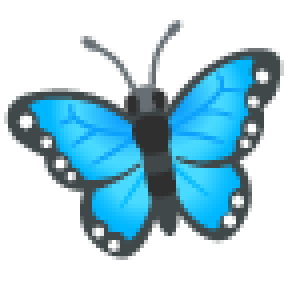
#> input picture backend/src/main/resources/sticker-assets/anim_butterfly.a7e71017.png, 72 x 72 px (shown 4 times larger)
$ python try_ai.py ../../../backend/src/main/resources/sticker-assets/anim_butterfly.a7e71017.png out
#> lines starting #> are read from the running program, lines starting #| are printed output that depends on the picture
### worker/spot-diff/spot_worker/images.py
"""이미지 입출력 — EXIF 방향, 크기 확인, 메타데이터 없는 JPEG 인코딩."""
import io

import cv2
import numpy as np
from PIL import Image, ImageOps

from . import config


# [11 lines left out: function header_size, not called in this run]


def load_oriented(data: bytes) -> np.ndarray:
    """원본 바이트 → EXIF 방향을 적용한 BGR 배열(OpenCV 형식). 메타데이터는 여기서 버려진다."""
    with Image.open(io.BytesIO(data)) as im:
        im = ImageOps.exif_transpose(im)
        rgb = np.asarray(im.convert("RGB"))
    return cv2.cvtColor(rgb, cv2.COLOR_RGB2BGR)


def fit_long_side(img: np.ndarray, long_side: int = config.LONG_SIDE) -> np.ndarray:
    """긴 변을 long_side 로 줄인다(작으면 그대로 — 키우지 않는다)."""
    h, w = img.shape[:2]
    scale = long_side / max(h, w)
    if scale >= 1:
        return img
    return cv2.resize(img, (round(w * scale), round(h * scale)), interpolation=cv2.INTER_AREA)


# [6 lines left out: function encode_jpeg, not called in this run]

### worker/spot-diff/spot_worker/faces.py
"""얼굴 보호 영역 — 얼굴에는 변형을 넣지 않는다(연인 얼굴을 바꾸는 건 게임이 아니라 실례다)."""
import cv2
import numpy as np

from . import config

_cascade = None


def _detector():
    global _cascade
    if _cascade is None:
        _cascade = cv2.CascadeClassifier(cv2.data.haarcascades + "haarcascade_frontalface_default.xml")
    return _cascade


def detect(img: np.ndarray):
    """정면 얼굴 bbox 목록 [(x, y, w, h)]. 너무 작은 것(짧은 변 4% 미만)은 얼굴로 보지 않는다 — 무늬 오탐이 많다."""
    gray = cv2.cvtColor(img, cv2.COLOR_BGR2GRAY)
    gray = cv2.equalizeHist(gray)
    min_side = max(24, int(min(img.shape[:2]) * 0.04))
    found = _detector().detectMultiScale(gray, scaleFactor=1.1, minNeighbors=5, minSize=(min_side, min_side))
    return [tuple(int(v) for v in f) for f in found]


def protect_mask(shape, boxes, expand: float = config.FACE_EXPAND) -> np.ndarray:
    """bbox 를 중심 기준 expand 배로 넓힌 영역 = 255 인 마스크."""
    h, w = shape[:2]
    mask = np.zeros((h, w), np.uint8)
    for (x, y, bw, bh) in boxes:
        cx, cy = x + bw / 2, y + bh / 2
        hw, hh = bw * expand / 2, bh * expand / 2
        x0, y0 = max(0, int(cx - hw)), max(0, int(cy - hh))
        x1, y1 = min(w, int(round(cx + hw))), min(h, int(round(cy + hh)))
        mask[y0:y1, x0:x1] = 255
    return mask

### worker/spot-diff/spot_worker/ai_edit.py
"""Gemini 이미지 편집으로 "바뀐 사진"을 받는다 — 생성기 d3 (2026-10-15, docs/spot-diff-design §9-2 안 B).

superpixel 생성기(d1)는 사물이 아니라 색 조각을 바꿔 "번진 얼룩·미세한 모양 차이"만 만들었다. 사물 단위의 자연스러운 차이
(색이 바뀐 컵, 사라진 토마토, 하나 더 생긴 쿠키)는 이미지 편집 모델이 잘 만든다. 다만 모델은 그림 전체를 미세하게 다시 그리므로
결과를 그대로 쓰지 않는다 — regions.py 가 원본과 맞춰 정렬하고 **크게 바뀐 덩어리만** 원본에 되붙인다.

키·모델은 서버(우리 이모지)와 같은 결제 키를 쓴다: GEMINI_IMAGE_API_KEY, GEMINI_IMAGE_MODEL.
해상도가 곧 단가다(1K ≈ $0.067/장, application.yml 주석) — 퍼즐은 512px 로는 너무 작아 1K.
"""
import base64

import cv2
import numpy as np
import requests

from .storage import env

API = "https://generativelanguage.googleapis.com/v1beta/models/{model}:generateContent"
DEFAULT_MODEL = "gemini-3.1-flash-image"
IMAGE_SIZE = "1K"
TIMEOUT = 150

# 바꿀 개수를 넉넉히(6~7) 시킨다 — 몇 개는 너무 작거나 얼굴 근처라 버려지므로, 그 가운데서 5개를 고른다
PROMPT = """You are making a "spot the difference" puzzle from this photo.
Edit the photo to introduce 7 separate differences. Rules:
- Each difference changes ONE distinct object. Make every change BOLD and high-contrast so it is easy to notice side by side:
  recolor the object to a strongly contrasting color (e.g. red to blue, white to black), remove the object completely,
  or add a new, clearly contrasting small object that fits the scene.
- Spread the differences across the whole picture, far apart from each other, and away from people's heads.
- Each difference should cover roughly 1% to 4% of the picture area. No tiny details, no huge areas, no long thin objects.
- Do NOT touch any person's face, hair, skin or expression. Do NOT change clothing patterns, textures or fabric. Do NOT add or remove people. Do NOT add text.
- Keep everything else exactly the same: same framing, composition, camera angle, lighting, colors, sharpness and image size. Do not crop, zoom, rotate or restyle.
Return only the edited photo."""


# 두 번째·세 번째 호출에 덧붙이는 말 — 같은 지시를 반복하면 모델이 같은 사물(가장 눈에 띄는 그릇)을 또 바꿔
# 후보가 겹친다(2026-10-15 음식 샘플). 다른 자리를 바꾸도록 방향을 돌린다.
VARIATIONS = [
    "",
    "\nThis time, leave the main objects unchanged. Instead ADD several new small, contrasting objects in empty areas"
    " (empty table, floor, wall, sky, background), and change small background items.",
    "\nThis time, do NOT change the largest or most noticeable objects. Change smaller secondary objects and details"
    " elsewhere in the picture.",
]


class AiEditFailed(Exception):
    def __init__(self, reason: str, retryable: bool = True):
        super().__init__(reason)
        self.retryable = retryable


def configured() -> bool:
    return bool(env("GEMINI_IMAGE_API_KEY"))


def edit(img: np.ndarray, attempt: int = 0) -> np.ndarray:
    """BGR 원본 → 편집된 BGR(모델이 준 크기 그대로 — 정렬은 regions.align). attempt 마다 지시를 조금 바꾼다."""
    key = env("GEMINI_IMAGE_API_KEY")
    if not key:
        raise AiEditFailed("GEMINI_IMAGE_API_KEY 없음", retryable=False)
    model = env("GEMINI_IMAGE_MODEL", DEFAULT_MODEL)
    ok, jpg = cv2.imencode(".jpg", img, [cv2.IMWRITE_JPEG_QUALITY, 92])
    if not ok:
        raise AiEditFailed("원본 인코딩 실패", retryable=False)
    body = {
        "contents": [{"parts": [
            {"inlineData": {"mimeType": "image/jpeg", "data": base64.b64encode(jpg.tobytes()).decode()}},
            {"text": PROMPT + VARIATIONS[attempt % len(VARIATIONS)]},
        ]}],
        "generationConfig": {"responseModalities": ["IMAGE"], "temperature": 0.6,
                             "imageConfig": {"imageSize": IMAGE_SIZE}},
    }
    try:
        r = requests.post(API.format(model=model), params={"key": key}, json=body, timeout=TIMEOUT)
    except requests.RequestException as e:
        raise AiEditFailed(f"요청 실패: {type(e).__name__}")
    if r.status_code != 200:
        # 키가 응답에 섞여 나오지 않게 본문 앞부분만, 상태 코드와 함께
        raise AiEditFailed(f"HTTP {r.status_code}: {r.text[:200]}", retryable=r.status_code in (429, 500, 502, 503, 504))
    root = r.json()
    block = root.get("promptFeedback", {}).get("blockReason")
    if block:
        raise AiEditFailed(f"안전 필터: {block}", retryable=False)
    for cand in root.get("candidates", []):
        for part in cand.get("content", {}).get("parts", []):
            data = part.get("inlineData", {}).get("data")
            if data:
                out = cv2.imdecode(np.frombuffer(base64.b64decode(data), np.uint8), cv2.IMREAD_COLOR)
                if out is None:
                    raise AiEditFailed("결과 이미지 디코딩 실패")
                return out
    reason = ",".join(c.get("finishReason", "?") for c in root.get("candidates", [])) or "이미지 없음"
    raise AiEditFailed(f"이미지 없는 응답({reason})", retryable=reason not in ("SAFETY", "PROHIBITED_CONTENT", "IMAGE_SAFETY"))

### worker/spot-diff/spot_worker/storage.py
"""결과 이미지를 R2 에 올린다 — 앱 업로드와 같은 버킷·같은 공개 주소(media.dubly.co.kr).

키는 {루트폴더}/spot-diff/{업로드 시각(초)}-{무작위}.jpg 다. 서버 삭제기(CloudinaryImageDeleter → R2Storage.delete)가
"루트 폴더 아래의 우리 파일"로 알아보고 지울 수 있는 모양이다(R2Urls.isOwnOriginal).
"""
import os
import secrets
import time

import boto3
from botocore.config import Config


def env(name: str, default: str = "") -> str:
    """환경 변수 — 앞뒤 공백·줄바꿈을 걷어 낸다. 운영 R2 키 값 끝에 줄바꿈이 붙어 있어 서명 헤더가 깨진 적이 있다
    (2026-10-15, botocore "Invalid header value"). 서버(R2Properties)는 이미 다듬어 쓰고 있었다."""
    return (os.environ.get(name) or "").strip() or default


# [5 lines left out: function require, not called in this run]


class R2Uploader:
    # [25 lines left out: functions __init__, put_jpeg, delete, not called in this run]

### worker/spot-diff/spot_worker/ai_generator.py
"""생성기 d3 — AI 편집(ai_edit) + 차이 고르기(regions). docs/spot-diff-design §9-2 안 B.

편집 한 번에 쓸 만한 차이가 5개 안 나오면 지시를 바꿔(ai_edit.VARIATIONS) 한 번 더 편집해 **여러 장의 후보를 합쳐** 고른다
(서로 떨어져 있으면 함께 쓸 수 있다 — 각 덩어리는 원본 기준이다). 사진 한 장에 최대 MAX_CALLS 번이고, 작업 전체 상한은
호출자(pipeline)가 max_calls 로 준다 — 비용 상한이다(1K ≈ $0.067/회).
"""
from . import ai_edit, regions
from .generator import GenerationFailed

MAX_CALLS = 3


class AiGenerationFailed(GenerationFailed):
    """실패해도 이미 쓴 호출 수를 알려 준다 — 비용은 실패해도 나간다"""

    def __init__(self, reason: str, calls: int, stop: bool = False):
        super().__init__(reason)
        self.calls = calls
        self.stop = stop    # 다른 사진으로 넘어가도 소용없는 실패(키 없음·인증 실패 등)


def generate(img, count, protect=None, edit=ai_edit.edit, max_calls: int = MAX_CALLS):
    """img(BGR) → (B, diffs, 호출 수). 실패하면 AiGenerationFailed(쓴 호출 수 포함)."""
    aligned_list, cands, reasons = [], [], []
    calls = 0
    for attempt in range(min(MAX_CALLS, max_calls)):
        calls += 1
        try:
            edited = edit(img, attempt)
            aligned = regions.align(img, edited)
        except ai_edit.AiEditFailed as e:
            reasons.append(f"편집{calls}: {e}")
            if not e.retryable:
                # 안전 필터 거절은 이 사진만의 문제 — 다른 사진은 된다. 키·인증 문제는 작업을 멈춘다
                raise AiGenerationFailed(" / ".join(reasons), calls, stop="안전 필터" not in str(e))
            continue
        except regions.NotEnoughRegions as e:
            reasons.append(f"편집{calls}: {e}")
            continue
        aligned_list.append(aligned)
        cands += regions.candidates(img, aligned, protect, source=len(aligned_list) - 1)
        try:
            chosen = regions.choose(cands, count, img.shape)
        except regions.NotEnoughRegions as e:
            reasons.append(f"편집{calls}: {e}")
            continue
        out, diffs = regions.compose(img, aligned_list, chosen, protect)
        return out, diffs, calls
    raise AiGenerationFailed(" / ".join(reasons) or "AI 편집 실패", calls)

### worker/spot-diff/tools/try_ai.py
"""AI 편집 생성기(d3) 시험 — 사진 한 장으로 결과를 눈으로 본다. GEMINI_IMAGE_API_KEY 가 필요하다(호출 1회 ≈ $0.067).

  python -m tools.try_ai <사진> <출력폴더> [--edited a.jpg b.jpg]   # --edited 를 주면 호출 없이 그 편집본들로

<이름>_edit{n}.jpg(모델 결과), <이름>_pair.jpg(A|B), <이름>_answer.jpg(정답 원·얼굴 보호 상자)
"""
import argparse
import os
import time

import cv2
import numpy as np

from spot_worker import ai_edit, ai_generator, config, faces, images
from spot_worker.generator import GenerationFailed


def main():
    ap = argparse.ArgumentParser()
    ap.add_argument("photo")
    ap.add_argument("out_dir")
    ap.add_argument("--edited", nargs="*", help="이미 받은 편집본(호출 없음)")
    a = ap.parse_args()
    with open(a.photo, "rb") as f:
        img = images.fit_long_side(images.load_oriented(f.read()))
#> in load_oriented, im is the input picture: PIL image 72x72 RGBA; mean R, G, B, A 26, 60.5, 73.2, 105.9
#> in load_oriented, `rgb = np.asarray(im.convert("RGB"))`:
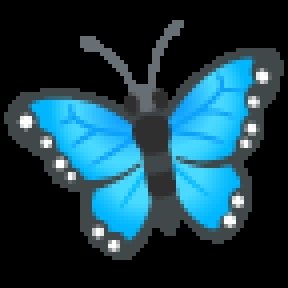
#> rgb: shape (72, 72, 3) (shown 4 times larger); mean R, G, B 26, 60.5, 73.2
#> in fit_long_side, `h, w = img.shape[:2]`: h = 72
#> in fit_long_side, `scale = long_side / max(h, w)`: scale = 22.22
    boxes = faces.detect(img)
#> in detect, `gray = cv2.cvtColor(img, cv2.COLOR_BGR2GRAY)`:
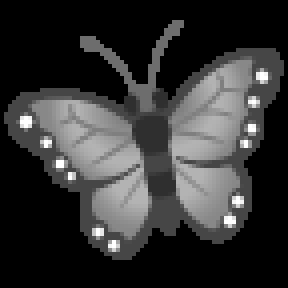
#> gray: shape (72, 72) (shown 4 times larger); min 0, max 255, mean 51.7
#> in detect, `gray = cv2.equalizeHist(gray)`:
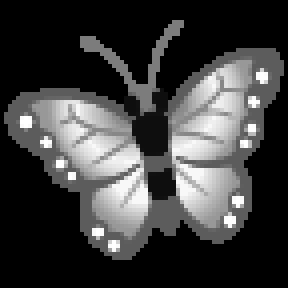
#> gray: shape (72, 72) (shown 4 times larger); min 0, max 255, mean 61.8
#> in detect, `found = _detector().detectMultiScale(gray, scaleFactor=1.1, minNeighbo..`: found = ()
#> boxes = []
    protect = faces.protect_mask(img.shape, boxes)
#> after the loop in protect_mask, `for (x, y, bw, bh) in boxes:`: mask: shape (72, 72); every value is 0
    os.makedirs(a.out_dir, exist_ok=True)
    base = os.path.join(a.out_dir, os.path.splitext(os.path.basename(a.photo))[0])

    saved = list(a.edited or [])
    calls = []

    def edit(image, attempt=0):
        if saved:
            return cv2.imread(saved.pop(0))
        if a.edited is not None:
            raise ai_edit.AiEditFailed("저장된 편집본을 다 썼다", retryable=False)
        out = ai_edit.edit(image, attempt)
        calls.append(1)
        cv2.imwrite(f"{base}_edit{len(calls)}.jpg", out)
        return out

    t = time.time()
    try:
        b, diffs, used = ai_generator.generate(img, config.DIFF_COUNT, protect, edit=edit)
    except GenerationFailed as e:
        print(base, "FAIL", e, f"{time.time() - t:.1f}s")
        return
    h, w = img.shape[:2]
    gap = np.full((h, 8, 3), 255, np.uint8)
    cv2.imwrite(base + "_pair.jpg", np.hstack([img, gap, b]))
    ans = b.copy()
    for d in diffs:
        cv2.circle(ans, (int(d["cx"] * w), int(d["cy"] * h)), int(d["r"] * max(w, h)), (0, 0, 255), max(2, w // 300))
    for box in boxes:
        ys, xs = np.where(faces.protect_mask(img.shape, [box]) > 0)
        cv2.rectangle(ans, (int(xs.min()), int(ys.min())), (int(xs.max()), int(ys.max())), (255, 0, 0), 2)
    cv2.imwrite(base + "_answer.jpg", np.hstack([img, gap, ans]))
    print(base, "OK", f"편집 {used}회", [round(d["r"], 3) for d in diffs], f"{time.time() - t:.1f}s")


if __name__ == "__main__":
    main()

$ run again, on backend/src/main/resources/sticker-assets/anim_dizzy.d1891897.png
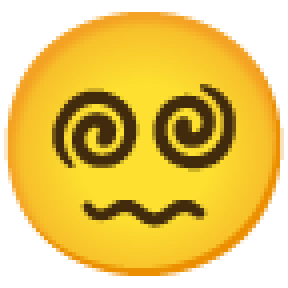
#> input picture backend/src/main/resources/sticker-assets/anim_dizzy.d1891897.png, 72 x 72 px (shown 4 times larger)
#> in load_oriented, im is the input picture: PIL image 72x72 RGBA; mean R, G, B, A 158.9, 125.8, 26.5, 179.1
#> in load_oriented, `rgb = np.asarray(im.convert("RGB"))`:
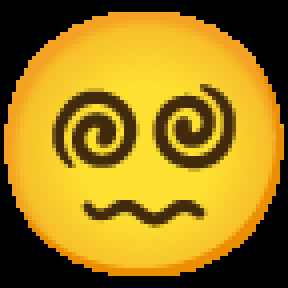
#> rgb: shape (72, 72, 3) (shown 4 times larger); mean R, G, B 158.9, 125.8, 26.5
#> h = 72
#> scale = 22.22
#> in detect, `gray = cv2.equalizeHist(gray)`:
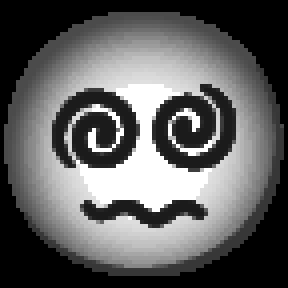
#> gray: shape (72, 72) (shown 4 times larger); min 0, max 255, mean 96.1
#> found = ()
#> boxes = []

$ run again, on backend/src/main/resources/sticker-assets/anim_exhale.cec1bdf3.png
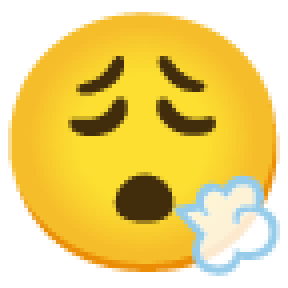
#> input picture backend/src/main/resources/sticker-assets/anim_exhale.cec1bdf3.png, 72 x 72 px (shown 4 times larger)
#> in load_oriented, im is the input picture: PIL image 72x72 RGBA; mean R, G, B, A 160.6, 134.7, 44.6, 175.9
#> in load_oriented, `rgb = np.asarray(im.convert("RGB"))`:
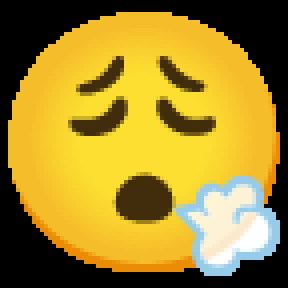
#> rgb: shape (72, 72, 3) (shown 4 times larger); mean R, G, B 160.6, 134.7, 44.6
#> h = 72
#> scale = 22.22
#> in detect, `gray = cv2.equalizeHist(gray)`:
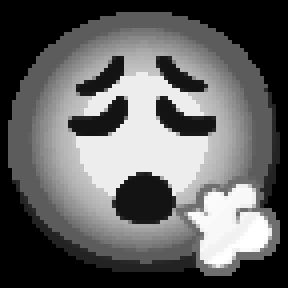
#> gray: shape (72, 72) (shown 4 times larger); min 0, max 255, mean 98
#> found = ()
#> boxes = []

$ run again, on backend/src/main/resources/sticker-assets/anim_ferris_wheel.ec491ac5.png
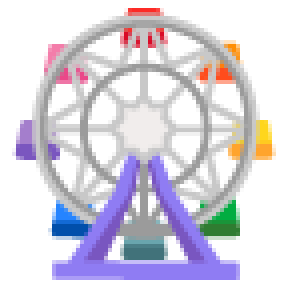
#> input picture backend/src/main/resources/sticker-assets/anim_ferris_wheel.ec491ac5.png, 72 x 72 px (shown 4 times larger)
#> in load_oriented, im is the input picture: PIL image 72x72 RGBA; mean R, G, B, A 89.5, 85.1, 97.4, 114.9
#> in load_oriented, `rgb = np.asarray(im.convert("RGB"))`:
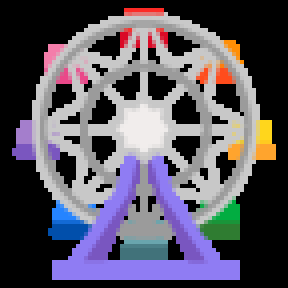
#> rgb: shape (72, 72, 3) (shown 4 times larger); mean R, G, B 89.5, 85.1, 97.4
#> h = 72
#> scale = 22.22
#> in detect, `gray = cv2.equalizeHist(gray)`:
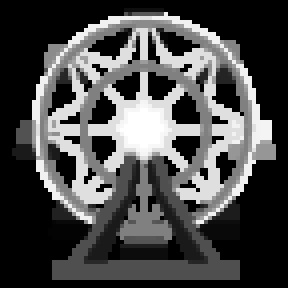
#> gray: shape (72, 72) (shown 4 times larger); min 0, max 255, mean 74.7
#> found = ()
#> boxes = []
